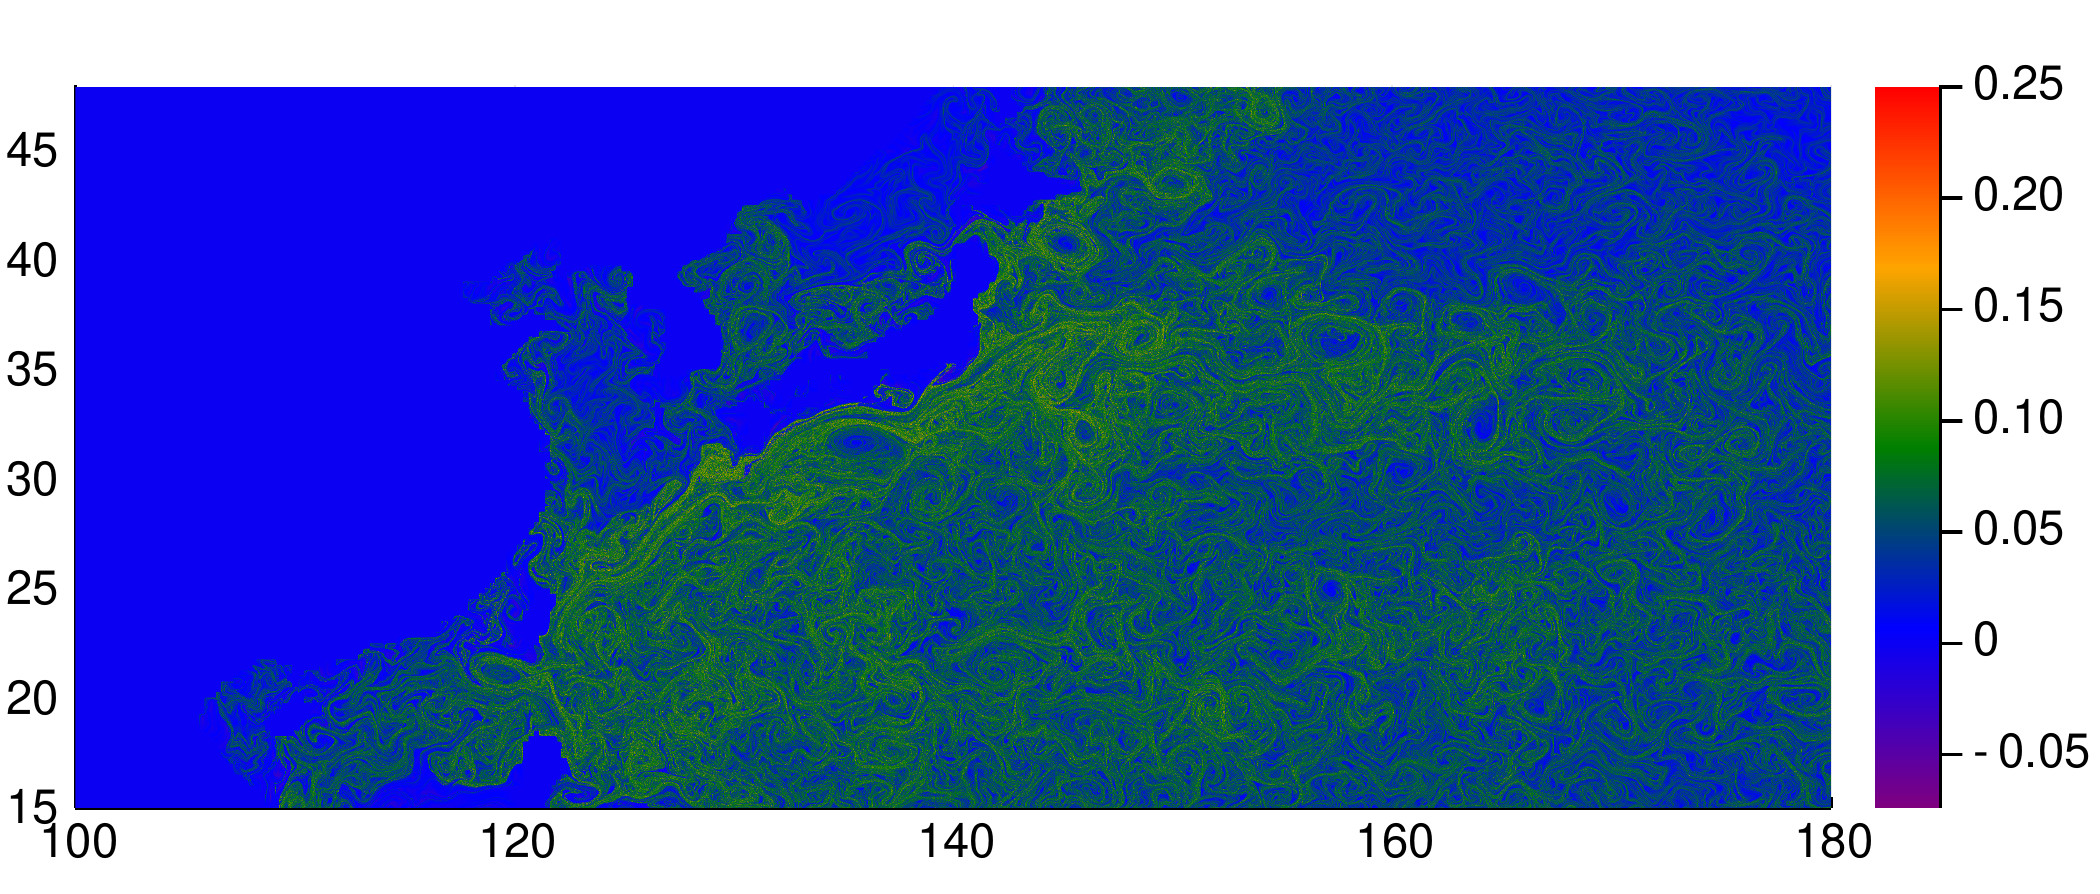

Write Julia code to recreate this figure.
using  Distributed, Tensors, StaticArrays, Statistics, Plots,BenchmarkTools
addprocs(3)

import CoherentStructures
using CopernicusUtils

print("Reading in Copernicus data...\n")
ww_ocean_data = "/media/public/schillna/ocean1/worldwide_ocean_data/"

p,times = getP(ww_ocean_data, ndays=90, sshs=true)
print("Done reading in data")
@everywhere GC.gc()
LL = [100.0,15.0]
UR = [180.0,48.0]

@time res = CoherentStructures.plot_ftle(
       uv_tricubic,p,
       [times[1],times[end]],
       LL,UR,2000,800;
       tolerance=1e-6,
       aspect_ratio=1,
       color=:rainbow,
       pass_on_errors=true
       );
res

Plots.pdf(res,"/tmp/output_trilinear.pdf")
